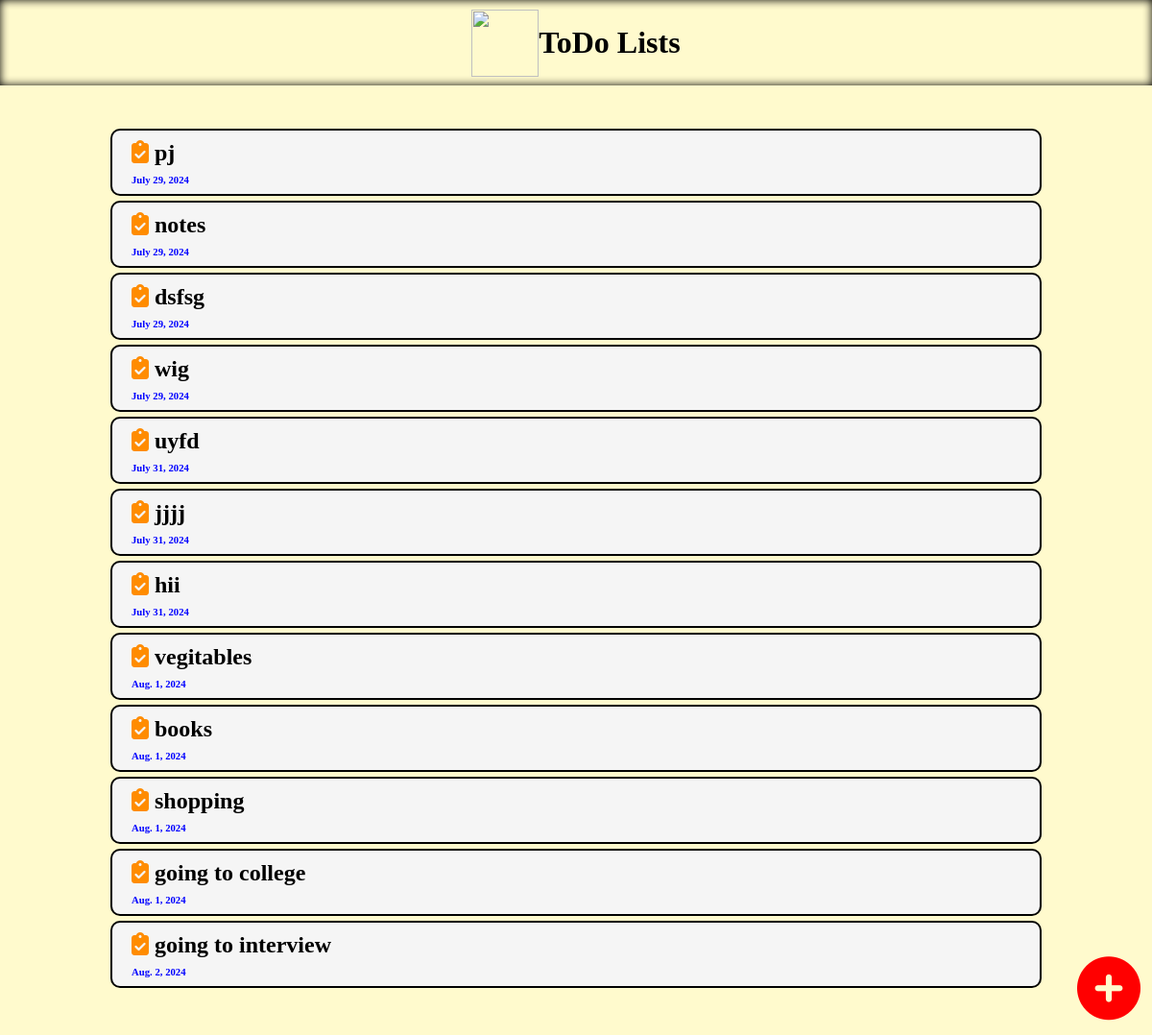
The page / on the database its author committed.
### App/models.py (models this page shows)
class Note(models.Model):
    notetitle = models.CharField(max_length=25)
    notedescr = models.CharField(max_length=500)
    date = models.DateField(default=datetime.now().date())
    class Meta:
        db_table= "NOTE"

### App/views.py (the view)
# urls.py: path('',home),
def home(request):
    notes = Note.objects.all()
    return render (request,'home.html',{"notes":notes})

### App/templates/home.html (shortened to what this page needs)
<!DOCTYPE html>
<html lang="en">
<head>
    <link rel="stylesheet" href="https://cdnjs.cloudflare.com/ajax/libs/font-awesome/6.6.0/css/all.min.css" />
</head>
<header>
    <img src="https://cdn-icons-png.flaticon.com/512/4697/4697260.png" alt="">
    <h1>ToDo Lists</h1>
</header>
<body>
    <h2 id="add"><a href="/add" title="Add Note"><i class="fa-solid fa-circle-plus"></i></a></h2>
    <section>
        {%for m in notes%}
        <div>
           <span class="span1">
            <h2>
                <i class="fa-solid fa-clipboard-check"></i>
                {{m.notetitle}}
            </h2>
            <h6>
            {{m.date}}
            </h6>
           </span>
            <span>
            </span>
        </div>
        {%endfor%}
    </section>

### App/templates/home.html (style rules this page uses)
* { margin: 0; padding: 0; box-sizing: border-box; }
header { width: 100%; height: 90px; display: flex; justify-content: center; align-items: center; background-color: lemonchiffon; box-shadow: inset 0 0 10px rgba(0, 0, 0, 1); padding: 4px; }
header img { width: 70px; height: 70px; }
body { width: 100%; height: 100vh; display: flex; flex-direction: column; align-items: center; gap: 20px; background-color: lemonchiffon; padding-bottom: 35px; }
section { width: 85%; min-height: 50vh; display: flex; flex-direction: column; gap: 5px; overflow-y: scroll; padding: 25px; }
div { width: 100%; min-height:70px ; border: 2px solid black; display: flex; justify-content: space-between; align-items: center; padding: 5px 20px; background-color: whitesmoke; border-radius: 10px; }
a i { font-size: 30px; }
.fa-solid { color: red; }
.span1 { display: flex; flex-direction: column; justify-content: space-around; gap: 8px; }
h6 { color: blue; }
#add { position: absolute; bottom: 30px; right: 30px; scale: 2.2; }
.fa-clipboard-check { color: darkorange; }

### rows shown on the page
Note: notetitle "pj", date "July 29, 2024"
Note: notetitle "notes", date "July 29, 2024"
Note: notetitle "dsfsg", date "July 29, 2024"
Note: notetitle "wig", date "July 29, 2024"
Note: notetitle "uyfd", date "July 31, 2024"
Note: notetitle "jjjj", date "July 31, 2024"
Note: notetitle "hii", date "July 31, 2024"
Note: notetitle "vegitables", date "Aug. 1, 2024"
Note: notetitle "books", date "Aug. 1, 2024"
Note: notetitle "shopping", date "Aug. 1, 2024"
Note: notetitle "going to college", date "Aug. 1, 2024"
Note: notetitle "going to interview", date "Aug. 2, 2024"
